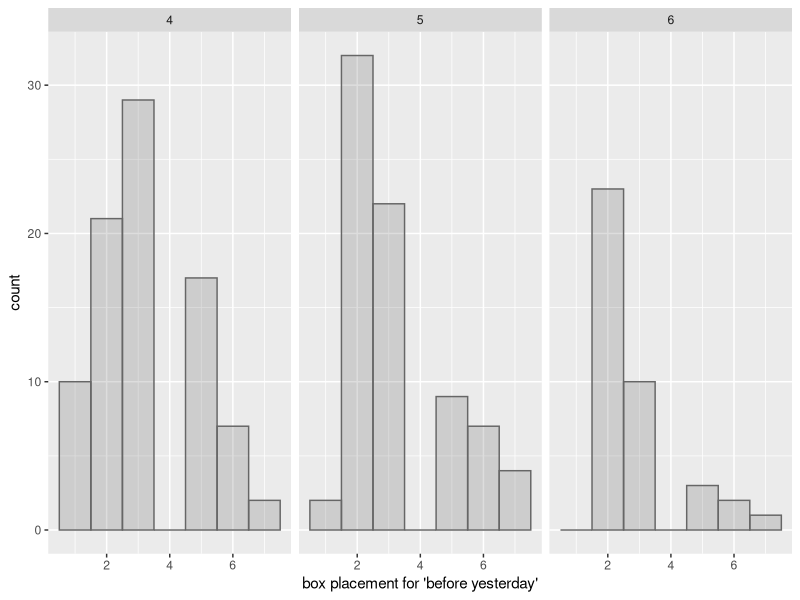
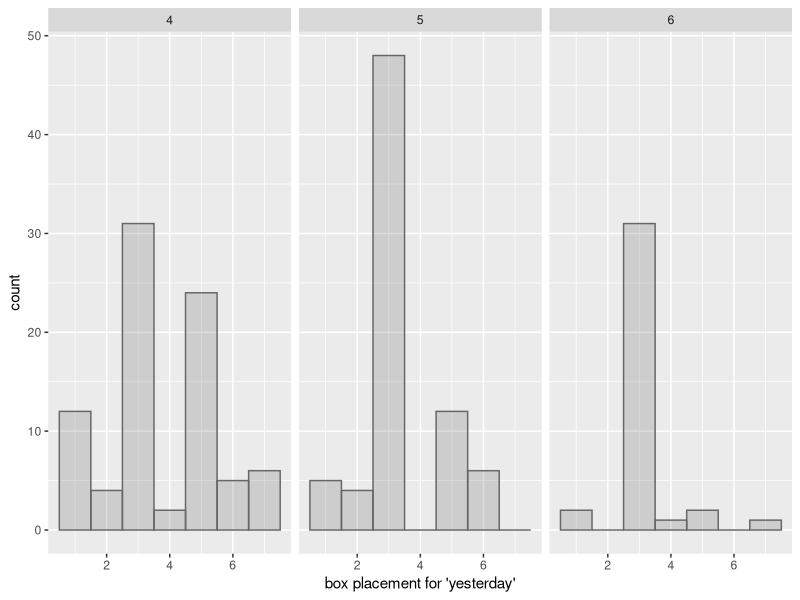
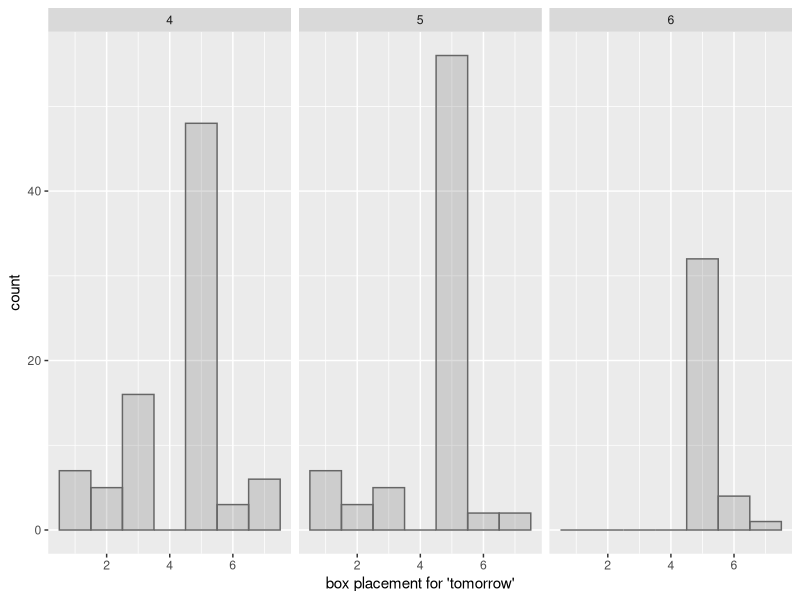
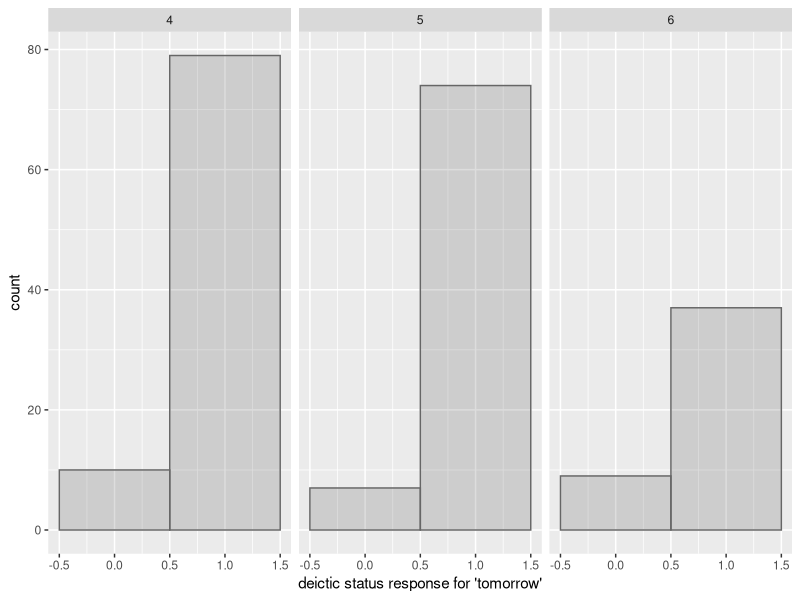
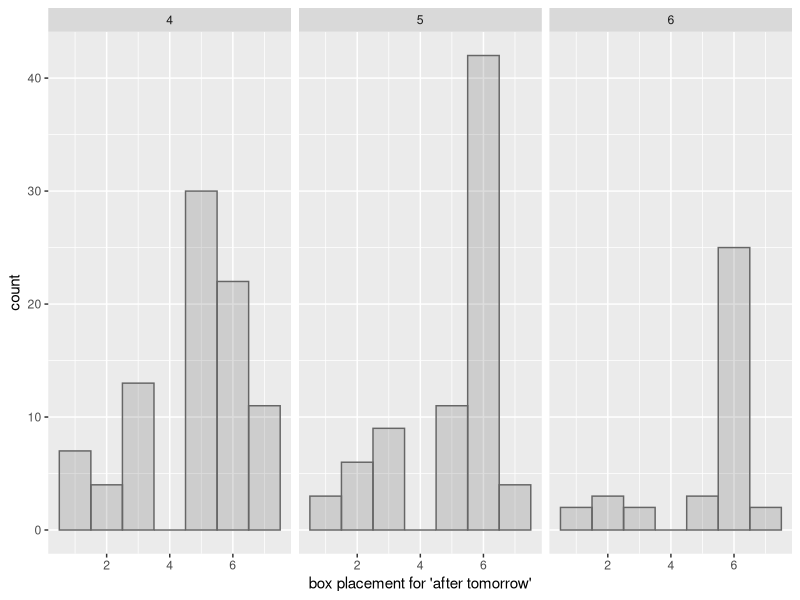

Recreate these plots in R, in order.
## ---- chunk 1
library(tidyverse)
library(nloptr) #needed in order to call lme4
library(lme4)
library(ggplot2)
library(reshape2)
## ---- chunk 2
#Note that 999 indicates missing data
d.g <- read.csv('german_12112019.csv')
d.g <- d.g %>%      
  select(-dob, -dot, -agedays, -agemonths, -monolingual, -comments, -X, -X.1, -X.2, -X.3, -X.4) %>% #remove unnecessary columns
  rename('response1' = 'response.1') %>%
  mutate(language = 'german')


#replace missing data and empty cells with NA
d.g[d.g == "999"] <- NA 
d.g[d.g == ""] <- NA

#aggregate response1 and response 2 columns
d.g <- d.g %>%
mutate(response = ifelse(is.na(response2) == T, response1, response2))
## ---- chunk 3
#Note that 999 indicates missing data
d.e <- read.csv('data_austin121119.csv')
d.e <- d.e %>%
  #remove unnecessary columns
  select(-ID,-dob, -dot, -agedays, -monolingual, -site, -comments, -covered) %>%
  mutate(language = 'english')
  #commented this last line out because it's already coded in the data file


#replace missing data and empty cells with NA
d.e[d.e == "999"] <- NA 
d.e[d.e == ""] <- NA

#aggregate response1 and respnse 2 columns
d.e <- d.e %>%
mutate(response = ifelse(is.na(response2) == T, response1, response2))
## ---- chunk 4
d.all <- rbind(d.g, d.e) %>% 
  mutate(item = as.factor(item),
         item = recode_factor(item, 'morning ' = 'thismorning',
                                      'twodaysago' = 'beforeyesterday', 
                                      'dayokweek' = 'daysofweek',
                                      'last year' = 'lastyear',
                                      'twofromnow' = 'aftertomorrow',
                                      'twoago' = 'beforeyesterday',
                                      'inaday' = 'tomorrow',
                                      'dayago' = 'yesterday',
                                      'onedayfromnow' = 'tomorrow',
                                      'thisevening' = 'tonight'),
        language = as.factor(language),
        exclude = replace_na(exclude, 0))
## ---- chunk 5
future.words = c('aftertoday','aftertomorrow','dinner','nextbday','nextweek','nextyear','tomorrow','tonight') 
## ---- chunk 6
d.all <- d.all %>%
  mutate(correctR = case_when(task == "calendar" & item == "tomorrow" ~ '5',
                              task == "calendar" & item == "yesterday" ~ '3',
                              task == "calendar" & item == "aftertomorrow" ~ '6',
                              task == "calendar" & item == "beforeyesterday" ~ '2',
                              task == "calendar" & item == "daysofweek" ~ '7',
                              task == "calendar" & item == "beforetoday" ~ '3',
                              task == "calendar" & item == "today" ~ '4',
                              task == "calendar" & item == "aftertoday" ~ '5',
                              task == "timeline" & item == "lastbday" ~ '1',
                              task == "timeline" & item == "breakfast" ~ '2',
                              task == "timeline" & item == "dinner" ~ '3', 
                              task == "timeline" & item == "nextbday" ~ '4',
                              task == "timeline" & item == "lastweek" ~ '1',
                              task == "timeline" & item == "thismorning" ~ '2',
                              task == "timeline" & item == "tonight" ~ '3',
                              task == "timeline" & item == "tomorrow" ~ '4',
                              task == "timeline" & item == "lastyear" ~ '1',
                              task == "timeline" & item == "yesterday" ~ '2',
                              task == "timeline" & item == "nextweek" ~ '3',
                              task == "timeline" & item == "nextyear" ~ '4',
                              task == "timeline" & item == "beforeyesterday" ~ '1',
                              task == "timeline" & item == "yesterday" ~ '2',
                              task == "timeline" & item == "tomorrow" ~ '3',
                              task == "timeline" & item == "aftertomorrow" ~ '4'))
##the results here do not match the column correctr (handcoded?) that already exists in the data file. At least for now, I'm going to stick with using this coded variable rather than the one in the data file. (check with Katharine before removing the correctr column)
## ---- chunk 7
d.all <- d.all %>%
  filter(exclude==0) %>%
  mutate(response = as.numeric(response),
         correctR = as.numeric(correctR),
         order = as.factor(order),
         agegroup = as.factor(agegroup),
         linenum = as.factor(linenum),
         #create variable and code whether the item was placed in the correct rank (timeline task) or box (calendar task)
         correct = ifelse(response == correctR, 1, 0),
         #create variable to quantify how far the rank/box placement was from the correct rank/box
         dist.error = correctR - response,
         #create variable ignoring the direction of the error
         dist.error.a = abs(dist.error),
         #create variable and code whether the item was placed in the future (diectic status of response)
         resp.stat = case_when(task=='timeline' & distfrommid > 0 ~ 1,
                                 task=='calendar' & response > 4 ~ 1,
                                 task=='verbal' & item == 'today' & response > correctR ~ 1, 
                               TRUE ~ 0), #"what day will it be yesterday/today/tomorrow etc. e.g., Wednesday would be coded as 3"
         #create variable and code whether the items correct placement is in the future
         item.stat = ifelse(item %in% future.words, 1, 0),
         #create variable and code whether the participant correctly placed the item in the past vs. future
         stat.correct = ifelse(item.stat == resp.stat, 1, 0))
## ---- chunk 8
subs <- d.all %>%
  select(subjid, agegroup, language) %>%
  group_by(agegroup, language) %>%
  distinct
count.cond.subs <- subs %>%
  group_by(agegroup, language) %>%
  summarise(n=n(), .groups = "keep")

#Make sure these counts line up with what Katharine expects/has on record (e.g., only 4 usuable 7YO tested in English?)
## ---- chunk 9
cal.d <- d.all %>%
  filter(task=="calendar" & itemtype=="deictic" & agegroup %in% c('4','5','6') & ageyears<7.0) %>% #filter only calendar items that are marked as deictic (verbal items not involved in the calendar task)
  select(-linelength,-distfrommid) %>%
  mutate(#response = ifelse(is.na(response2) == T, response1, response2), #this is redundant
         #response = as.numeric(response), #this is redundant 
         cor.first = ifelse(response1==correctR, 1, 0), #did they get it right on the first trial
         prox = ifelse(item %in% c('yesterday','tomorrow'),1,0), #yesterday and tomorrow coded as proximal terms
         prox = as.factor(prox))  

cal.sum <- cal.d %>%
  mutate(item = factor(item, levels = c("beforeyesterday", "aftertomorrow","yesterday","tomorrow"))) %>% #for each word, how many kids got them right on the first try
   group_by(language, agegroup, item) %>%
  summarize(first.m = mean(cor.first, na.rm=T),     # % who put item in right box on first try
            sd.correct = sd(cor.first, na.rm=T),
            n = n(),
            se.correct = sd.correct/sqrt(n),
            deictic.m = mean(stat.correct), # % who got correct status (final answer)
            rank.m = mean(correct))  # right box (final answer)
## ---- chunk 10
#First Response ONly for item = beforeyesterday (1)
cal.d1 <- cal.d %>%
  filter (item == "beforeyesterday")
#histogram
ggplot(cal.d1, aes(x=response1)) +
  geom_histogram(position = "identity", colour = "grey40", alpha = 0.2, binwidth = 1) +
  xlab("box placement for 'before yesterday'") +
  facet_grid(.~ agegroup)

#First Response ONly for item = yesterday (2)
cal.d2 <- cal.d %>%
  filter(item =="yesterday")
#histogram
ggplot(cal.d2, aes(x=response1)) +
  geom_histogram(position = "identity", colour = "grey40", alpha = 0.2, binwidth = 1) +
  xlab("box placement for 'yesterday'") +
  facet_grid(.~ agegroup)

#First Response Only for item = tomorrow (3)
cal.d3 <- cal.d %>%
  filter(item =="tomorrow")
#histogram  *Did 5YO place 'tomorrow' in the correct box? YES!
ggplot(cal.d3, aes(x=response1)) +
  geom_histogram(position = "identity", colour = "grey40", alpha = 0.2, binwidth = 1) +
  xlab("box placement for 'tomorrow'") +
  facet_grid(.~ agegroup)
#histogram  *Did 5YO place 'tomorrow' in future? YES!
ggplot(cal.d3, aes(x=resp.stat)) +
  geom_histogram(position = "identity", colour = "grey40", alpha = 0.2, binwidth = 1) +
  xlab("deictic status response for 'tomorrow'") +
  facet_grid(.~ agegroup)

#First Response Only for item = aftertomorrow (4)
cal.d4 <- cal.d %>%
  filter(item =="aftertomorrow")
#histogram
ggplot(cal.d4, aes(x=response1)) +
  geom_histogram(position = "identity", colour = "grey40", alpha = 0.2, binwidth = 1) +
  xlab("box placement for 'after tomorrow'") +
  facet_grid(.~ agegroup)
## ---- chunk 11
cal.lm = glmer(cor.first ~ language*prox+ageyears*prox + (1|subjid), family='binomial', data=cal.d)
summary(cal.lm)
## ---- chunk 12
d.lm = glmer(stat.correct ~ language*prox+ageyears*prox + (1|subjid), family='binomial', data=cal.d)
summary(d.lm)
